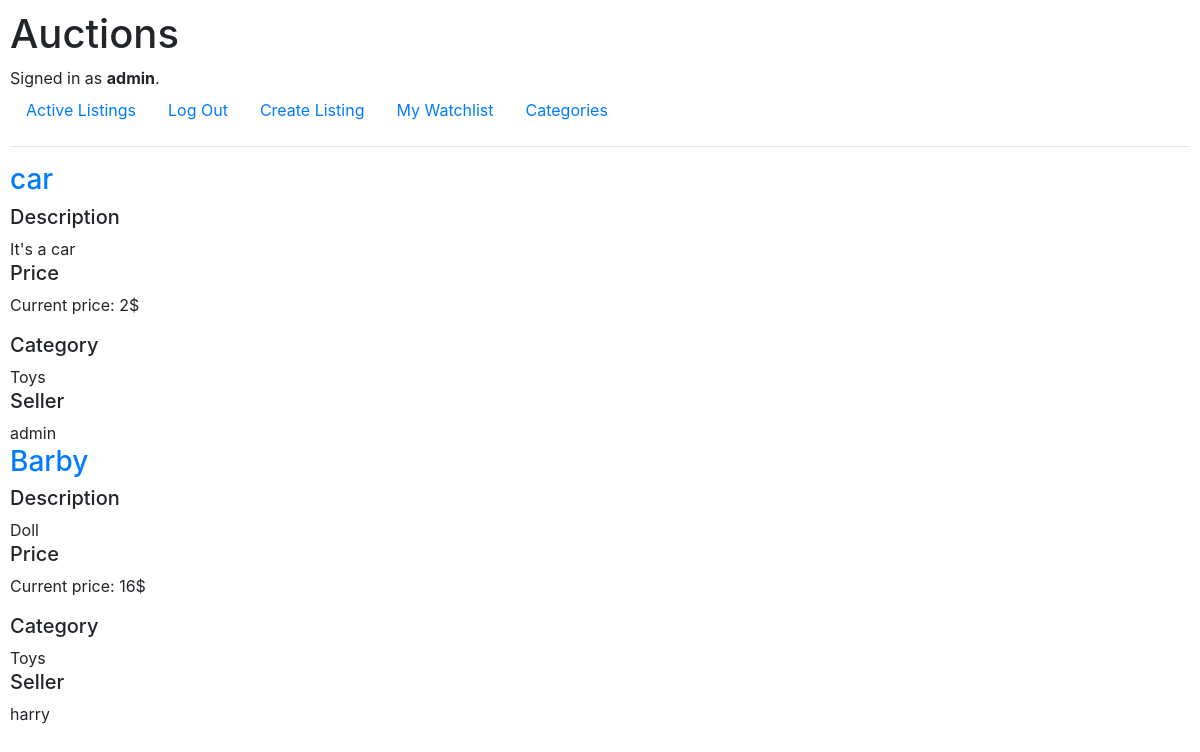
The page /watchlist/1 (signed in) on the database its author committed.
### auctions/models.py (models this page shows, shortened)
class User(AbstractUser):
    pass
    def __str__(self):
        return f"{self.username}"

class Listing(models.Model):
    title = models.CharField(max_length=50, unique=True)
    seller = models.ForeignKey(User, on_delete=models.CASCADE, related_name="user_listings")
    init_price = models.IntegerField("The initial price")
    current_price = models.IntegerField(blank=True, null=True)
    category = models.ForeignKey(Category, on_delete=models.CASCADE, related_name="category_listings")
    status = models.BooleanField(default=True)
    image = models.URLField(max_length=100, null=True, blank=True)
    description = models.CharField(max_length=1000)
    winner = models.ForeignKey(User, on_delete=models.CASCADE, null=True, blank=True, related_name="winner_listings")
    watchlist = models.ManyToManyField(User, blank=True, related_name="user_watchlist")

class Category(models.Model):
    name = models.CharField(max_length=20, primary_key=True)
    class Meta:
        verbose_name_plural = "categories"
    def __str__(self):
        return f"{self.name}"

### auctions/views.py (the view)
# urls.py: path("watchlist/<str:user_id>", views.watchlist, name="watchlist"),
@login_required
def watchlist(request, user_id):
    current_user = User.objects.get(pk=user_id)
    watchlist = current_user.user_watchlist.all()
    return render(request, "auctions/watchlist.html", {
        "watchlist": watchlist
    })

### auctions/templates/auctions/watchlist.html
{% extends 'auctions/layout.html' %}
{% block body %}
	{% for i in watchlist %}
		<h3>
			<a href="{% url 'listing' id=i.id %}">{{ i.title }}</a>
		</h3>
		<div>
			<h5>Description</h5>
			{{ i.description }}
		</div>
		<div>
			<h5>Price</h5>
			<p>
				Current price: {{ i.current_price }}$
			</p>
		</div>
		<div>
			<h5>Category</h5>
			{{ i.category }}
		</div>
		<div>
			<h5>Seller</h5>
			{{ i.seller }}
		</div>
	{% empty %}
		<p>
			There are no listings in your watchlist.
		</p>
	{% endfor %}
{% endblock %}

### auctions/templates/auctions/layout.html (shortened to what this page needs)
{% load static %}
<!DOCTYPE html>
<html lang="en">
    <head>
        <link rel="stylesheet" href="https://stackpath.bootstrapcdn.com/bootstrap/4.4.1/css/bootstrap.min.css">
        <link href="{% static 'auctions/styles.css' %}" rel="stylesheet">
    </head>
    <body>
        <h1>Auctions</h1>
        <div>
            {% if user.is_authenticated %}
                Signed in as <strong>{{ user.username }}</strong>.
            {% else %}
                Not signed in.
            {% endif %}
        </div>
        <ul class="nav">
            <li class="nav-item">
                <a class="nav-link" href="{% url 'index' %}">Active Listings</a>
            </li>
            {% if user.is_authenticated %}
                <li class="nav-item">
                    <a class="nav-link" href="{% url 'logout' %}">Log Out</a>
                </li>
                <li class="nav-item">
                    <a class="nav-link" href="{% url 'new_listing' %}">Create Listing</a>
                </li>
                <li class="nav-item">
                    <a class="nav-link" href="{% url 'watchlist' user_id=user.pk %}">My Watchlist</a>
                </li>
            {% endif %}
            <li class="nav-item">
                <a class="nav-link" href="{% url 'categories' %}">Categories</a>
            </li>
        </ul>
        <hr>
        {% block body %}
        {% endblock %}
    </body>
</html>

### auctions/static/auctions/styles.css (style rules this page uses)
body { padding: 10px; }

### rows shown on the page
User: username "admin"
Listing: title "car", description "It's a car", current_price "2", category "Toys", seller "admin"
Listing: title "Barby", description "Doll", current_price "16", category "Toys", seller "harry"
